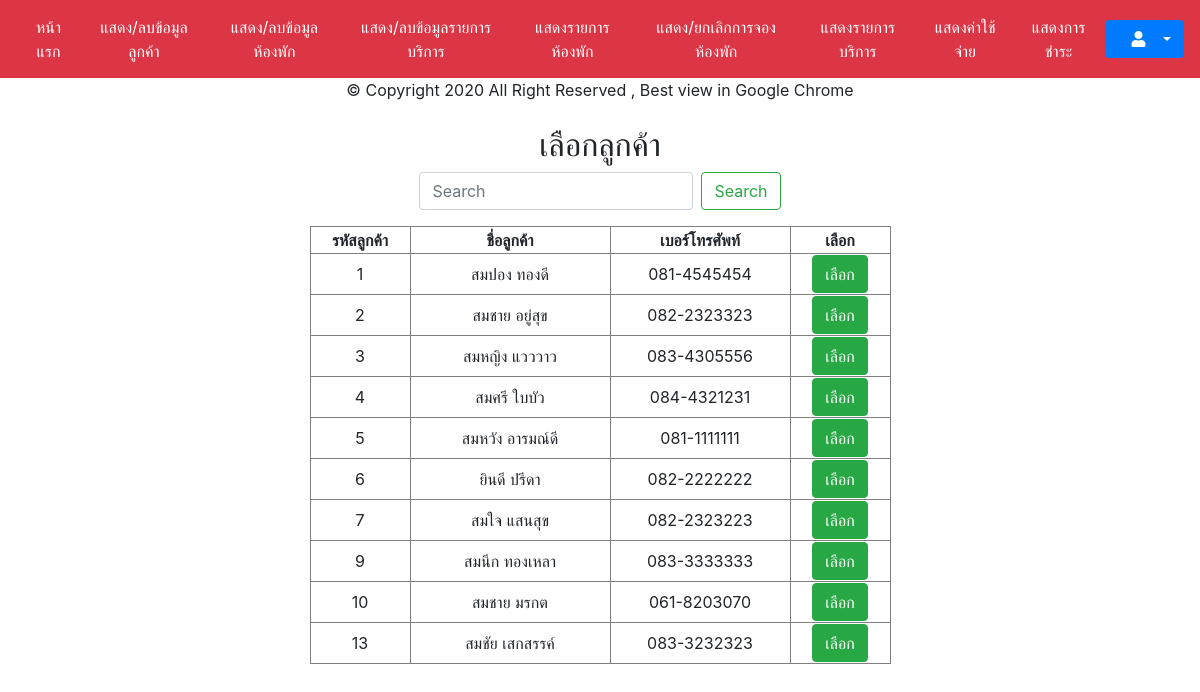
/input-output/backend/emp/choose_cus_checkin.php, run on the app's committed database.
### tables this page shows
CREATE TABLE `customer` (
  `cus_id` int(5) NOT NULL,
  `cus_citizenid` varchar(13) DEFAULT NULL,
  `cus_username` varchar(20) DEFAULT NULL,
  `cus_name` varchar(50) DEFAULT NULL,
  `cus_address` varchar(100) DEFAULT NULL,
  `cus_phone` varchar(15) DEFAULT NULL,
  `cus_password` varchar(20) DEFAULT NULL,
  `cus_birthday` date DEFAULT NULL,
  `cus_email` varchar(30) DEFAULT NULL,
  `cus_status` int(1) DEFAULT NULL,
  `cus_type` int(1) DEFAULT NULL
);

### input-output/backend/emp/choose_cus_checkin.php (the view, shortened to what this page needs)
<?php require'header.php';require'../../../public/switch.php';?>
<h2 align="center">เลือกลูกค้า</h2>
<div align="center">
	<form class="form-inline justify-content-center">
<input class="form-control mr-2" type="search" placeholder="Search" aria-label="Search" id="search_text">
<button class="btn btn-outline-success" type="submit">Search</button></form><p></p>
<table align="center" border="1" style="text-align:center;">
	<thead>
		<tr>
			<th width="100">รหัสลูกค้า</th>
			<th width="200">ชื่อลูกค้า</th>
			<th width="180">เบอร์โทรศัพท์</th>
			<th width="100">เลือก</th>
		</tr>
	</thead>
	<tbody>
		<?php
			$sql="SELECT * FROM customer";
			$result=$db->query($sql);
			while ($row=$result->fetch_assoc())
			{
		?>
			<tr>
			<td><?=$row['cus_id']?></td>
			<td><?=$row['cus_name']?></td>
			<td><?=$row['cus_phone']?></td>
			<td><a class="btn btn-success" href="confirm_checkin.php?id=<?=$id?>&cus_id_2=<?=$row['cus_id']?>">เลือก</a></td>
		</tr>
		<?php }$result->free();$db->close();?>
	</tbody>
</table>
</body>
</html>

### data on the page
customer: cus_id "1", cus_name "สมปอง ทองดี", cus_phone "081-4545454"
customer: cus_id "2", cus_name "สมชาย อยู่สุข", cus_phone "082-2323323"
customer: cus_id "3", cus_name "สมหญิง แวววาว", cus_phone "083-4305556"
customer: cus_id "4", cus_name "สมศรี ใบบัว", cus_phone "084-4321231"
customer: cus_id "5", cus_name "สมหวัง อารมณ์ดี", cus_phone "081-1111111"
customer: cus_id "6", cus_name "ยินดี ปรีดา", cus_phone "082-2222222"
customer: cus_id "7", cus_name "สมใจ แสนสุข", cus_phone "082-2323223"
customer: cus_id "9", cus_name "สมนึก ทองเหลา", cus_phone "083-3333333"
customer: cus_id "10", cus_name "สมชาย มรกต", cus_phone "061-8203070"
customer: cus_id "13", cus_name "สมชัย เสกสรรค์", cus_phone "083-3232323"
